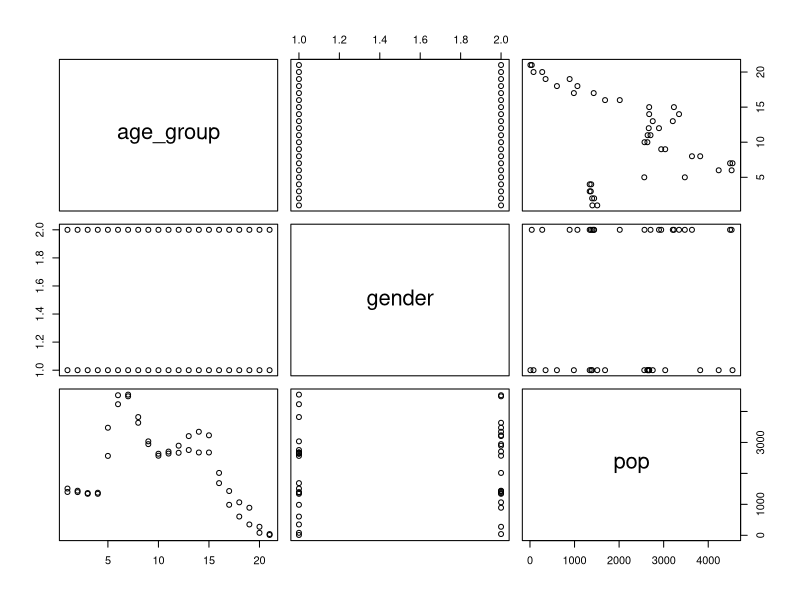
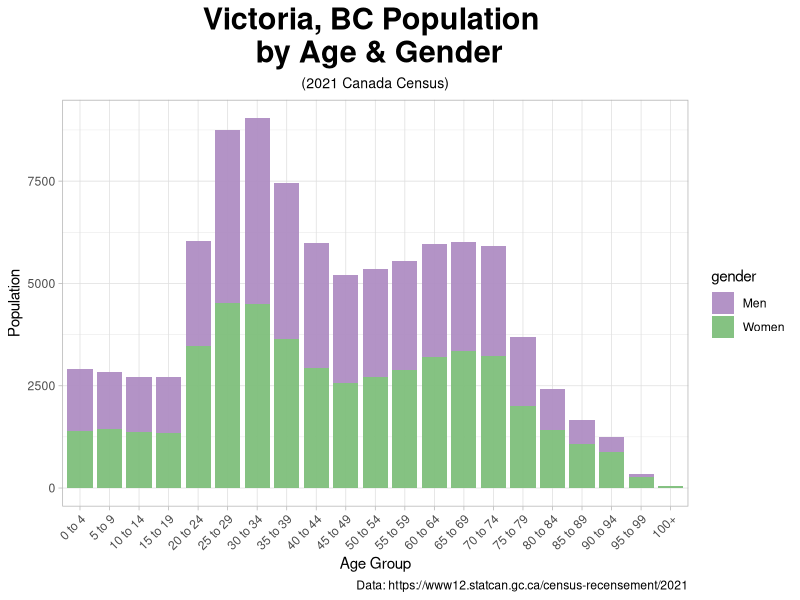
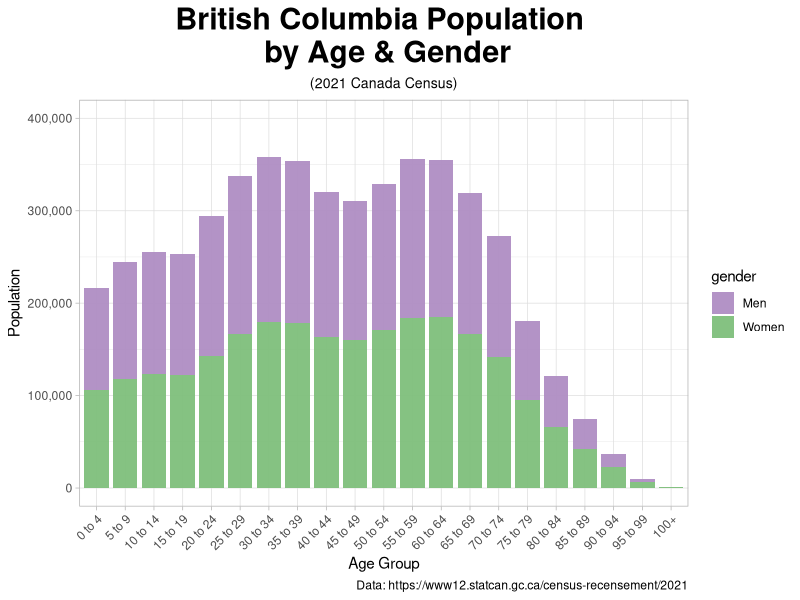
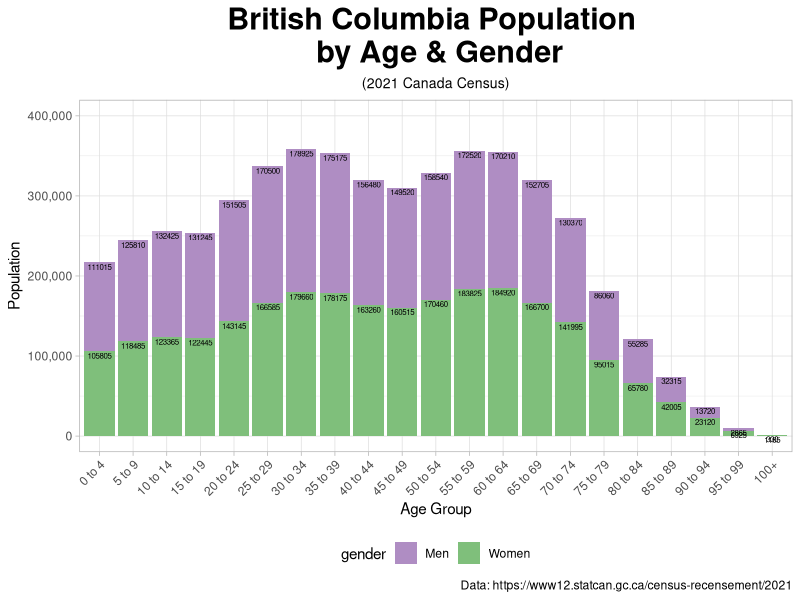
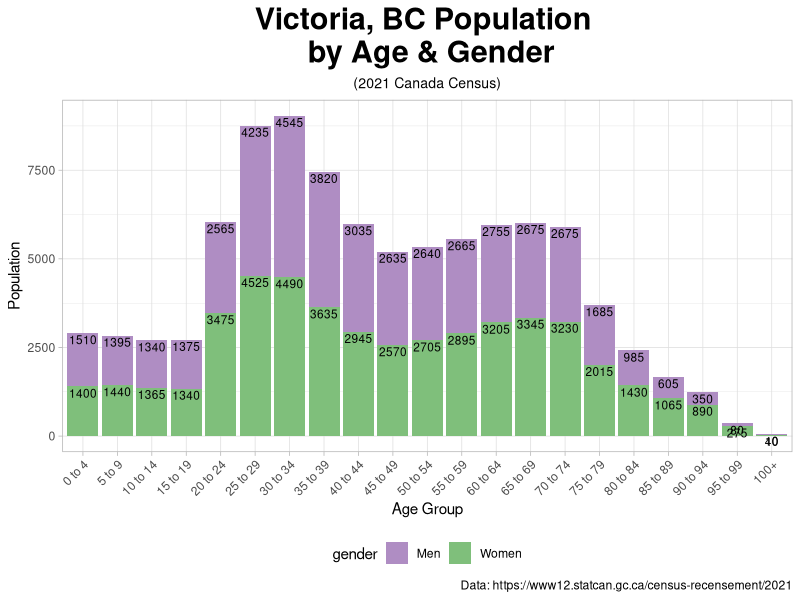
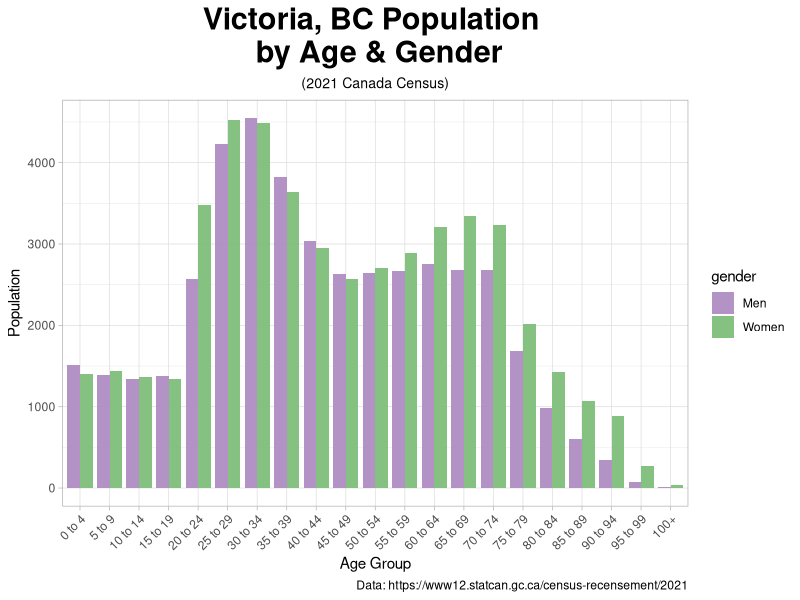
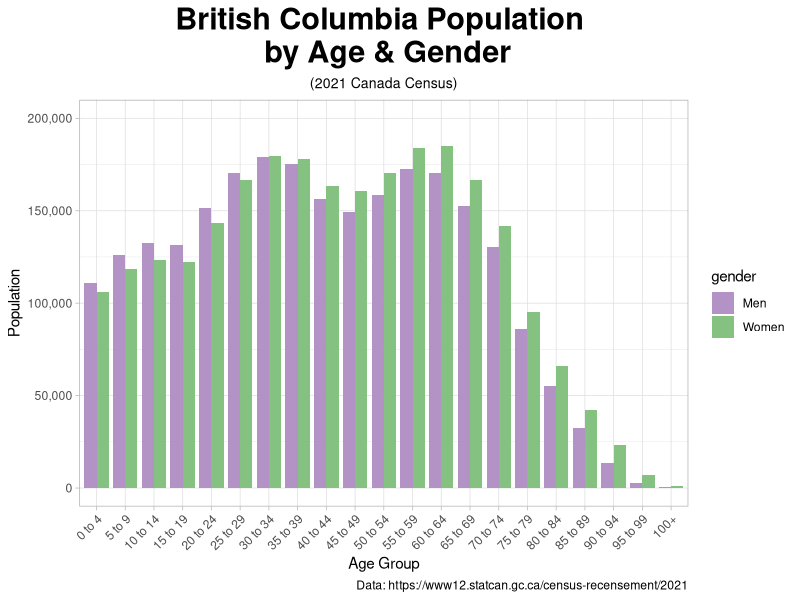
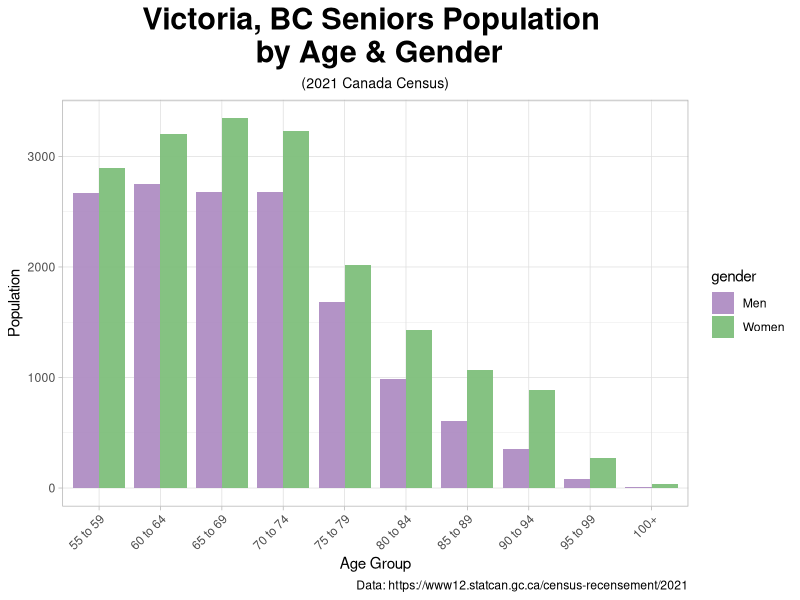

Generate these figures, in order, with R:
## ---- chunk 1
knitr::opts_chunk$set(echo = TRUE)
## ---- chunk 2
# install.packages("")
library(tidyverse)
## ---- chunk 3
Victoria_pop_age_gender_2021 <- read.csv("Pop-Age-Gender-Victoria-2021-Census-2021A00055917034_5.csv", 
                                         skip = 2, header = T)
BC_pop_2021 <- read.csv("BC-Pop-2021A000259_6.csv", 
                                         skip = 2, header = T)
Canada_senior_pop_2021 <- read.csv("Canada-Senior-pop-percentage-2021A000259_5.csv", 
                                         skip = 2, header = T)
## ---- chunk 4
Victoria_pop_age_gender_2021 <- head(Victoria_pop_age_gender_2021, -12)
BC_pop_2021 <- head(BC_pop_2021, -12)
Canada_senior_pop_2021 <- head(Canada_senior_pop_2021, -12)
## ---- chunk 5
class(Victoria_pop_age_gender_2021)
str(Victoria_pop_age_gender_2021)
colnames(Victoria_pop_age_gender_2021)
print(Victoria_pop_age_gender_2021)
glimpse(Victoria_pop_age_gender_2021)
## ---- chunk 6
Victoria_pop_age_gender_2021[Victoria_pop_age_gender_2021 == "Women+"] <- "Women"
Victoria_pop_age_gender_2021[Victoria_pop_age_gender_2021 == "Men+"] <- "Men"

BC_pop_2021[BC_pop_2021 == "Women+"] <- "Women"
BC_pop_2021[BC_pop_2021 == "Men+"] <- "Men"
## ---- chunk 7
colnames(Victoria_pop_age_gender_2021) <- c("age_group", "gender", "pop")
colnames(BC_pop_2021) <- c("age_group", "gender", "pop")
## ---- chunk 8
Victoria_pop_age_gender_2021$age_group <- factor(Victoria_pop_age_gender_2021$age_group, 
      levels = str_sort(unique(Victoria_pop_age_gender_2021$age_group), numeric = TRUE))
str(Victoria_pop_age_gender_2021)

BC_pop_2021$age_group <- factor(BC_pop_2021$age_group, 
      levels = str_sort(unique(BC_pop_2021$age_group), numeric = TRUE))
str(BC_pop_2021)
## ---- chunk 9
Victoria_pop_age_gender_2021_seniors <- 
  Victoria_pop_age_gender_2021[Victoria_pop_age_gender_2021$age_group %in%
          c("55 to 59", "60 to 64", "65 to 69", "70 to 74", "75 to 79", 
            "80 to 84", "85 to 89", "90 to 94", "95 to 99", "100+"), ]

BC_pop_2021_seniors <- 
  Victoria_pop_age_gender_2021[Victoria_pop_age_gender_2021$age_group %in%
          c("55 to 59", "60 to 64", "65 to 69", "70 to 74", "75 to 79", 
            "80 to 84", "85 to 89", "90 to 94", "95 to 99", "100+"), ]
## ---- chunk 10
Victoria_pop_age_gender_2021_wide <- Victoria_pop_age_gender_2021 %>%
  pivot_wider(names_from = gender, values_from = pop)
## ---- chunk 11
class(Victoria_pop_age_gender_2021_wide)
str(Victoria_pop_age_gender_2021_wide)
colnames(Victoria_pop_age_gender_2021_wide)
print(Victoria_pop_age_gender_2021_wide)
glimpse(Victoria_pop_age_gender_2021_wide)
## ---- chunk 12
Victoria_pop_age_gender_2021_wide$age_group <- factor(Victoria_pop_age_gender_2021_wide$age_group, 
  levels = str_sort(unique(Victoria_pop_age_gender_2021_wide$age_group), numeric = TRUE))
str(Victoria_pop_age_gender_2021_wide)
## ---- chunk 13
Victoria_pop_age_gender_2021_wide$index <- as.numeric(row.names(Victoria_pop_age_gender_2021_wide))
Victoria_pop_age_gender_2021_wide[order(Victoria_pop_age_gender_2021_wide$index), ]
## ---- chunk 14
plot(Victoria_pop_age_gender_2021)
## ---- chunk 15
# colour_palette <- c("#d8b365", "#5ab4ac") # Colour brewer color-blind safe
colour_palette <- c("#af8dc3", "#7fbf7b") # Colour brewer color-blind safe

Victoria_pop_age_gender_2021 %>%
  ggplot(aes(x = age_group, y = pop, fill = gender)) +
  geom_bar(stat = "identity", alpha = 0.95, width = 0.85)  + # width = 1 no space between bars
  theme_light() +
  theme(
    plot.title = element_text(size = rel(2), face = "bold", hjust = 0.5),
    plot.subtitle = element_text(size = rel(.92), hjust = 0.5),
    axis.text.x = element_text(angle = 45, hjust = 1)
    ) +
  scale_fill_manual(values = colour_palette) +
  labs(title = "Victoria, BC Population \n by Age & Gender",
       subtitle = "(2021 Canada Census)",
       x = "Age Group",
       y = "Population",
       caption = "Data: https://www12.statcan.gc.ca/census-recensement/2021")
## ---- chunk 16
# colour_palette <- c("#d8b365", "#5ab4ac") # Colour brewer color-blind safe
colour_palette <- c("#af8dc3", "#7fbf7b") # Colour brewer color-blind safe

BC <- BC_pop_2021 %>%
  ggplot(aes(x = age_group, y = pop, fill = gender)) +
  geom_bar(stat = "identity", alpha = 0.95, width = 0.85)  + # width = 1 no space between bars
  theme_light() +
  theme(
    plot.title = element_text(size = rel(2), face = "bold", hjust = 0.5),
    plot.subtitle = element_text(size = rel(.92), hjust = 0.5),
    axis.text.x = element_text(angle = 45, hjust = 1)
    ) +
  scale_fill_manual(values = colour_palette) +
  labs(title = "British Columbia Population \n by Age & Gender",
       subtitle = "(2021 Canada Census)",
       x = "Age Group",
       y = "Population",
       caption = "Data: https://www12.statcan.gc.ca/census-recensement/2021") 

BC + scale_y_continuous(limits = c(0, 400000), labels = scales::comma) 
        # to avoid scientific notation
## ---- chunk 17
# colour_palette <- c("#d8b365", "#5ab4ac") # Colour brewer color-blind safe

# get cumulative sum
BC_pop_2021 <- BC_pop_2021 %>%
  group_by(age_group) %>% 
  mutate(label_y = cumsum(pop))

colour_palette <- c("#af8dc3", "#7fbf7b") # Colour brewer color-blind safe

BC_lab <- BC_pop_2021 %>%
  ggplot(aes(x = age_group, y = pop, fill = gender)) +
  geom_col()  + 
  geom_text(aes(y = label_y, label = pop), vjust = 1.25, size = 2) +
  theme_light() +
  theme(
    plot.title = element_text(size = rel(2), face = "bold", hjust = 0.5),
    plot.subtitle = element_text(size = rel(.92), hjust = 0.5),
    axis.text.x = element_text(angle = 45, hjust = 1),
    legend.position = "bottom"
    ) +
  scale_fill_manual(values = colour_palette) +
  labs(title = "British Columbia Population \n by Age & Gender",
       subtitle = "(2021 Canada Census)",
       x = "Age Group",
       y = "Population",
       caption = "Data: https://www12.statcan.gc.ca/census-recensement/2021")

BC_lab + scale_y_continuous(limits = c(0, 400000), labels = scales::comma) 
## ---- chunk 18
# colour_palette <- c("#d8b365", "#5ab4ac") # Colour brewer color-blind safe

# get cumulative sum
Victoria_pop_age_gender_2021 <- Victoria_pop_age_gender_2021 %>%
  group_by(age_group) %>% 
  mutate(label_y = cumsum(pop))

colour_palette <- c("#af8dc3", "#7fbf7b") # Colour brewer color-blind safe

Victoria_pop_age_gender_2021 %>%
  ggplot(aes(x = age_group, y = pop, fill = gender)) +
  geom_col()  + 
  geom_text(aes(y = label_y, label = pop), vjust = 1.25, size = 3) +
  theme_light() +
  theme(
    plot.title = element_text(size = rel(2), face = "bold", hjust = 0.5),
    plot.subtitle = element_text(size = rel(.92), hjust = 0.5),
    axis.text.x = element_text(angle = 45, hjust = 1),
    legend.position = "bottom"
    ) +
  scale_fill_manual(values = colour_palette) +
  labs(title = "Victoria, BC Population \n by Age & Gender",
       subtitle = "(2021 Canada Census)",
       x = "Age Group",
       y = "Population",
       caption = "Data: https://www12.statcan.gc.ca/census-recensement/2021")
## ---- chunk 19
# colour_palette <- c("#d8b365", "#5ab4ac") # Colour brewer color-blind safe
colour_palette <- c("#af8dc3", "#7fbf7b") # Colour brewer color-blind safe

Victoria_pop_age_gender_2021 %>%
  ggplot(aes(x = age_group, y = pop, fill = gender)) +
  geom_bar(stat = "identity", position = position_dodge(), alpha = 0.95, width = 0.85)  + 
              # width = 1 no space between bars
  theme_light() +
  theme(
    plot.title = element_text(size = rel(2), face = "bold", hjust = 0.5),
    plot.subtitle = element_text(size = rel(.92), hjust = 0.5),
    axis.text.x = element_text(angle = 45, hjust = 1)
    ) +
  scale_fill_manual(values = colour_palette) +
  labs(title = "Victoria, BC Population \n by Age & Gender",
       subtitle = "(2021 Canada Census)",
       x = "Age Group",
       y = "Population",
       caption = "Data: https://www12.statcan.gc.ca/census-recensement/2021")
## ---- chunk 20
# colour_palette <- c("#d8b365", "#5ab4ac") # Colour brewer color-blind safe
colour_palette <- c("#af8dc3", "#7fbf7b") # Colour brewer color-blind safe

BC_pop_2021 %>%
  ggplot(aes(x = age_group, y = pop, fill = gender)) +
  geom_bar(stat = "identity", position = position_dodge(), alpha = 0.95, width = 0.85)  + 
              # width = 1 no space between bars
  theme_light() +
  theme(
    plot.title = element_text(size = rel(2), face = "bold", hjust = 0.5),
    plot.subtitle = element_text(size = rel(.92), hjust = 0.5),
    axis.text.x = element_text(angle = 45, hjust = 1)
    ) +
  scale_fill_manual(values = colour_palette) +
  labs(title = "British Columbia Population \n by Age & Gender",
       subtitle = "(2021 Canada Census)",
       x = "Age Group",
       y = "Population",
       caption = "Data: https://www12.statcan.gc.ca/census-recensement/2021") + 
  scale_y_continuous(limits = c(0, 200000), labels = scales::comma) 
## ---- chunk 21
# colour_palette <- c("#d8b365", "#5ab4ac") # Colour brewer color-blind safe
colour_palette <- c("#af8dc3", "#7fbf7b") # Colour brewer color-blind safe

Victoria_pop_age_gender_2021_seniors %>%
  ggplot(aes(x = age_group, y = pop, fill = gender)) +
  geom_bar(stat = "identity", position = position_dodge(), alpha = 0.95, width = 0.85)  + 
                      # wideth = 1 no space between bars
  theme_light() +
  theme(
    plot.title = element_text(size = rel(2), face = "bold", hjust = 0.5),
    plot.subtitle = element_text(size = rel(.92), hjust = 0.5),
    axis.text.x = element_text(angle = 45, hjust = 1)
    ) +
  scale_fill_manual(values = colour_palette) +
  labs(title = "Victoria, BC Seniors Population \n by Age & Gender",
       subtitle = "(2021 Canada Census)",
       x = "Age Group",
       y = "Population",
       caption = "Data: https://www12.statcan.gc.ca/census-recensement/2021")
## ---- chunk 22
# colour_palette <- c("#d8b365", "#5ab4ac") # Colour brewer color-blind safe
colour_palette <- c("#af8dc3", "#7fbf7b") # Colour brewer color-blind safe

Victoria_pop_age_gender_2021_seniors %>%
  ggplot(aes(x = age_group, y = pop, fill = gender)) +
  geom_bar(stat = "identity", position = "dodge", alpha = 0.95, width = 0.85)  + 
                        # wideth = 1 no space between bars
  geom_text(aes(label = pop), size = 3, position = position_dodge(width = 0.9), vjust = -0.25) + 
                                    # vjust negative shows above bar
  theme_light() +
  theme(
    plot.title = element_text(size = rel(2), face = "bold", hjust = 0.5),
    plot.subtitle = element_text(size = rel(.92), hjust = 0.5),
    axis.text.x = element_text(angle = 45, hjust = 1)
    ) +
  scale_fill_manual(values = colour_palette) +
  labs(title = "Victoria, BC Seniors Population \n by Age & Gender",
       subtitle = "(2021 Canada Census)",
       x = "Age Group",
       y = "Population",
       caption = "Data: https://www12.statcan.gc.ca/census-recensement/2021")
## ---- chunk 23
# colour_palette <- c("#d8b365", "#5ab4ac") # Colour brewer color-blind safe
colour_palette <- c("#af8dc3", "#7fbf7b") # Colour brewer color-blind safe

Victoria_pop_age_gender_2021_seniors %>%
  ggplot(aes(x = age_group, y = pop, fill = gender)) +
  geom_bar(stat = "identity", position = "dodge", alpha = 0.95, width = 0.85)  + 
                            # wideth = 1 no space between bars
  geom_text(aes(label = pop), size = 3, position = position_dodge(width = 0.9), vjust = -0.25) + 
                                # vjust negative shows above bar
  theme_light() +
  theme(
    plot.title = element_text(size = rel(2), face = "bold", hjust = 0.5),
    plot.subtitle = element_text(size = rel(.92), hjust = 0.5),
    axis.text.x = element_text(angle = 45, hjust = 1),
    legend.position = "bottom"
    ) +
  scale_fill_manual(values = colour_palette) +
  labs(title = "Victoria, BC Seniors Population \n by Age & Gender",
       subtitle = "(2021 Canada Census)",
       x = "Age Group",
       y = "Population",
       caption = "Data: https://www12.statcan.gc.ca/census-recensement/2021")
## ---- chunk 24
Victoria_pop_age_gender_2021_wide %>%
  ggplot(aes(x = age_group, y = Women)) +
  geom_bar(stat = "identity", position = position_dodge(), 
           alpha = 0.75, width = 0.75, fill = "#d8b365")  + # wideth = 1 no space between bars
  theme_light() +
  theme(
    plot.title = element_text(size = rel(2), face = "bold", hjust = 0.5),
    plot.subtitle = element_text(size = rel(.92), hjust = 0.5),
    axis.text.x = element_text(angle = 45, hjust = 1),
    ) +
  labs(title = "Victoria, BC Women Population by Age",
       subtitle = "(2021 Canada Census)",
       x = "Age Group",
       y = "Population",
       caption = "Data: https://www12.statcan.gc.ca/census-recensement/2021")
## ---- chunk 25
Victoria_pop_age_gender_2021_wide %>%
  ggplot(aes(x = age_group, y = Men)) +
  geom_bar(stat = "identity", position = position_dodge(), 
           alpha = 0.75, width = 0.75, fill = "#d8b365")  + # wideth = 1 no space between bars
  theme_light() +
  theme(
    plot.title = element_text(size = rel(2), face = "bold", hjust = 0.5),
    plot.subtitle = element_text(size = rel(.92), hjust = 0.5),
    axis.text.x = element_text(angle = 45, hjust = 1),
    ) +
  labs(title = "Victoria, BC Men Population by Age",
       subtitle = "(2021 Canada Census)",
       x = "Age Group",
       y = "Population",
       caption = "Data: https://www12.statcan.gc.ca/census-recensement/2021")
## ---- chunk 26
# to document specific packages used to run script
sessionInfo()
